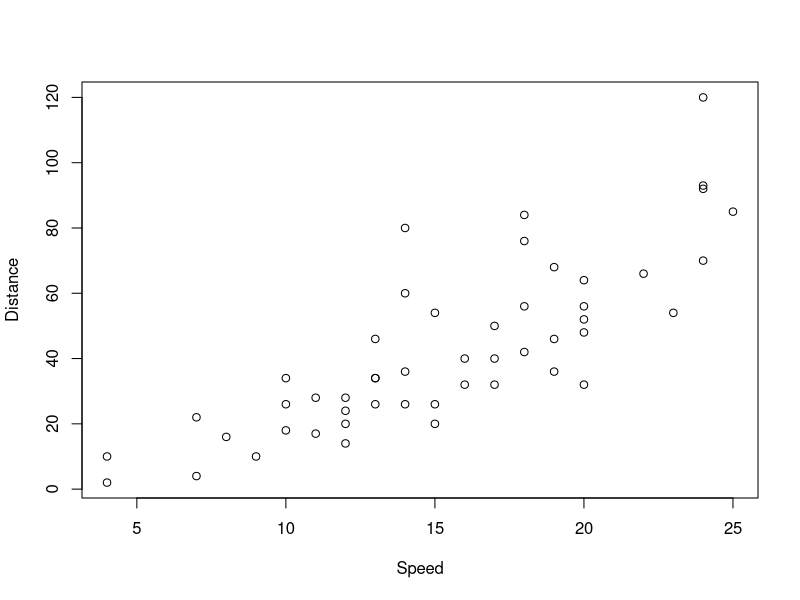

Recreate this plot in R.
## ---- chunk 1
options(tinytex.verbose = TRUE)
knitr::opts_chunk$set
## ---- chunk 2
summary(cars)
## ---- chunk 3
plot(cars$speed,cars$dist,xlab ="Speed",ylab="Distance")
